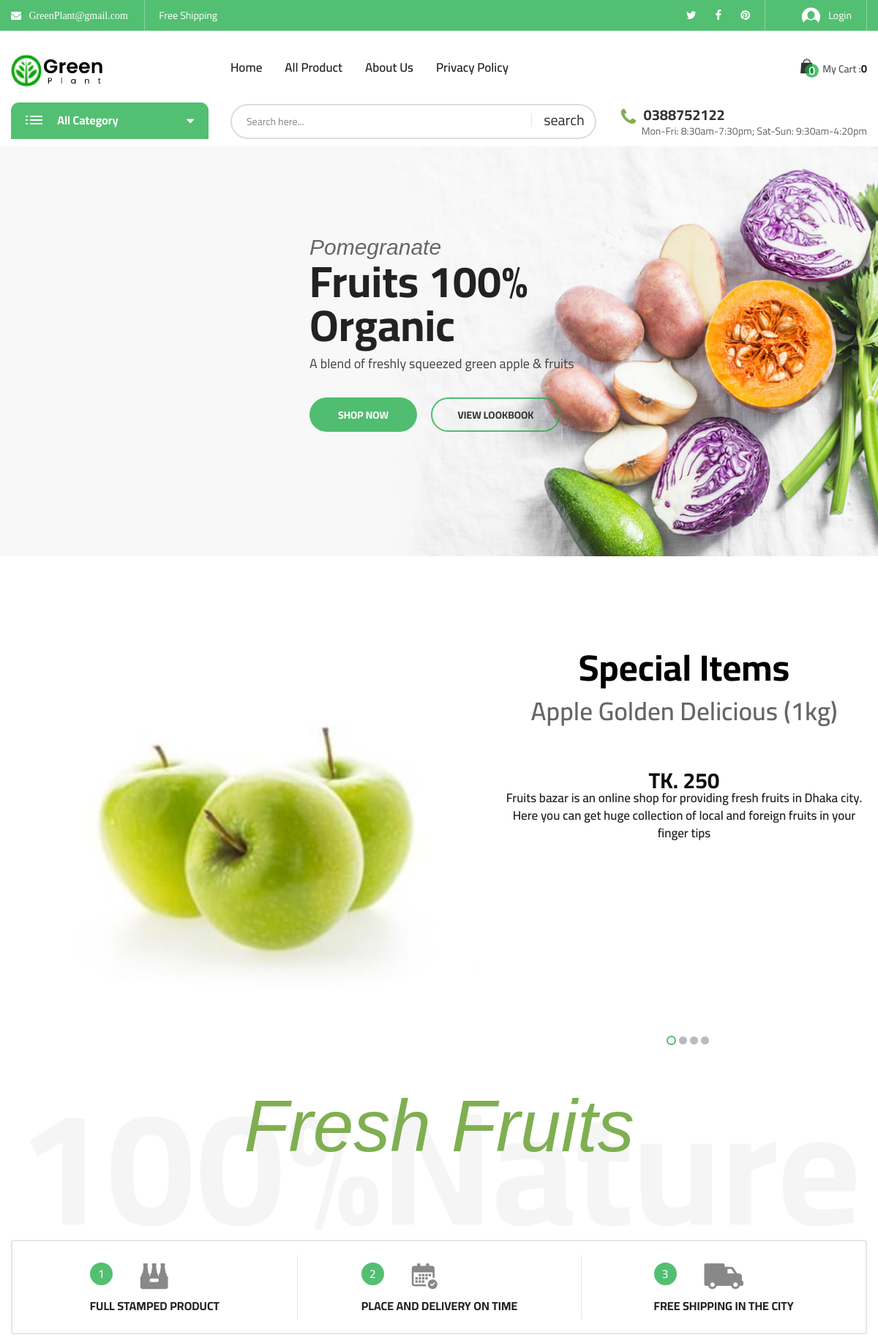
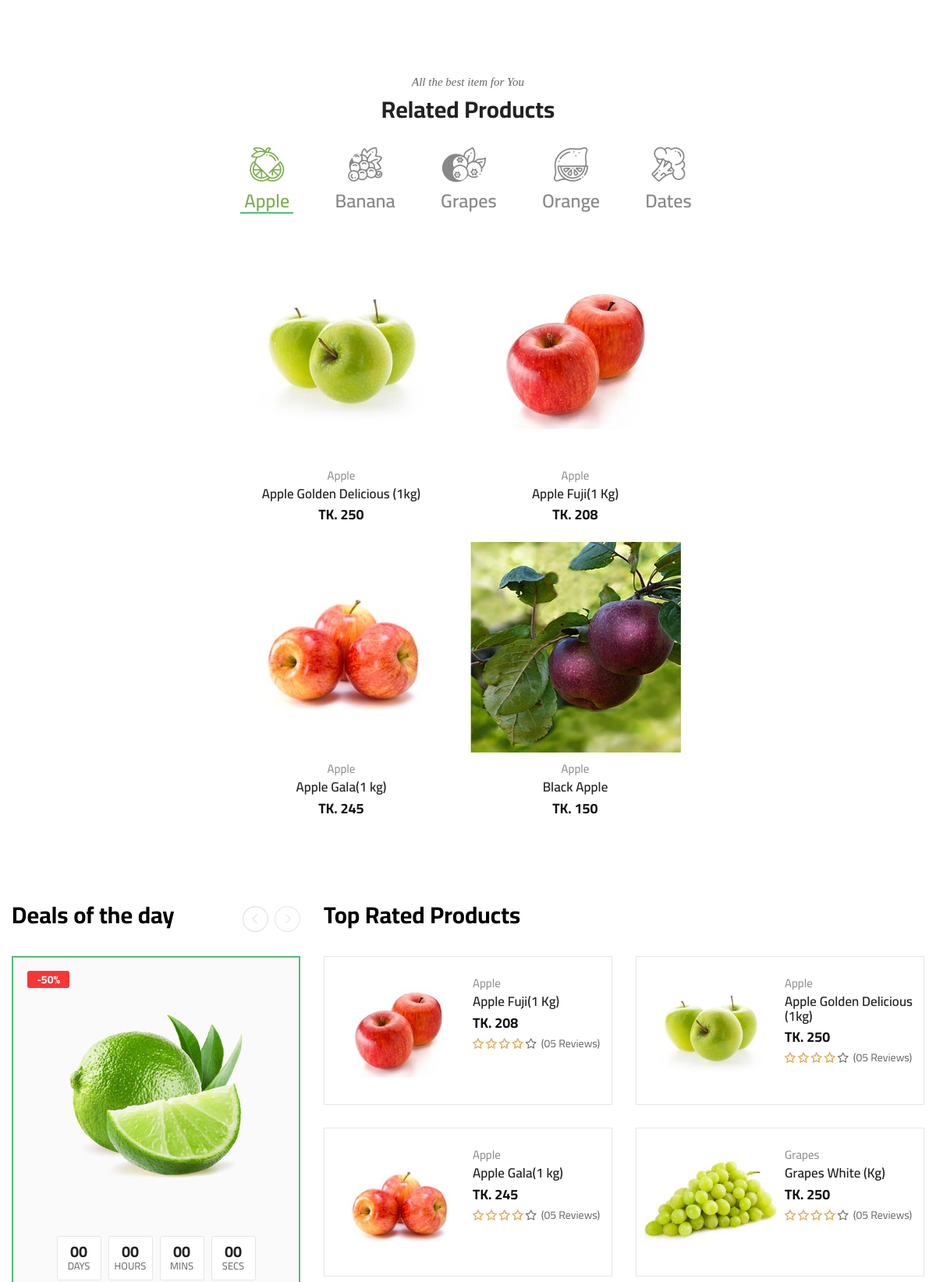
The page / (upper part) on the database its author committed (2 pictures, top to bottom).
### tables this page shows
CREATE TABLE `header_info` (
  `id` int(10) NOT NULL,
  `email` varchar(30) NOT NULL,
  `tweeter` varchar(500) NOT NULL,
  `fb_link` varchar(500) NOT NULL,
  `pinterest` varchar(500) NOT NULL,
  `phone` varchar(20) NOT NULL
);

CREATE TABLE `add_logo` (
  `id` int(10) NOT NULL,
  `img` varchar(200) NOT NULL
);

CREATE TABLE `slider` (
  `slider_id` int(11) NOT NULL,
  `first_line` varchar(255) NOT NULL,
  `second_line` varchar(255) NOT NULL,
  `third_line` varchar(255) NOT NULL,
  `btn_left` varchar(25) NOT NULL,
  `btn_right` varchar(25) NOT NULL,
  `slider_img` varchar(255) NOT NULL
);

### admin/class/adminback.php (called while the page is built, shortened)
<?php
class  adminback
{
    private $connection;
    function __construct()
    {
        $dbhost = "localhost";
        $dbuser = "root";
        $dbpass = "";
        $dbname = "ecommerce";
        $dbport = "3307";
        $this->connection = mysqli_connect($dbhost, $dbuser, $dbpass, $dbname, $dbport);
    }
    function display_links()
    {
        $query = "SELECT * FROM header_info";
        if (mysqli_query($this->connection, $query)) {
            $ctg_info = mysqli_query($this->connection, $query);
            return $ctg_info;
        }
    }
    function display_logo()
    {
        $query = "SELECT * FROM add_logo";
        if (mysqli_query($this->connection, $query)) {
            $pdt_info = mysqli_query($this->connection, $query);
            return $pdt_info;
        }
    }
    function SlideShow(){
        $query = "SELECT * FROM `slider`";
        if(mysqli_query($this->connection, $query)){
            $row = mysqli_query($this->connection, $query);
            return $row;
        }
    }
}

### includes/vertical_menu.php (the view, shortened to what this page needs)
<div class="vertical-menu vertical-category-block">
    <div class="block-title">
        <span class="menu-icon">
            <span class="line-1"></span>
            <span class="line-2"></span>
            <span class="line-3"></span>
        </span>
        <span class="menu-title">All Category</span>
        <span class="angle" data-tgleclass="fa fa-caret-down"><i class="fa fa-caret-up" aria-hidden="true"></i></span>
    </div>
</div>

### includes/header_top.php (shortened to what this page needs)
<?php
$obj= new adminback();
    $links = $obj->display_links();
?>
<div class="header-top bg-main hidden-xs">
            <div class="container">
                <div class="top-bar left">
                    <ul class="horizontal-menu">
                        <?php
                        while( $link = mysqli_fetch_assoc($links)){?>
                        <li>
                            <a class="fa fa-envelope" href="" > &nbsp;
                           <?php  echo $link['email'];  ?>
                          </a></li>
                        <li><a href="#">Free Shipping</a></li>
                    </ul>
                </div>
                <div class="top-bar right">
                    <ul class="social-list">
                        <li><a href="#<?php  echo $link['tweeter'];  ?>"><i class="fa fa-twitter" aria-hidden="true"></i></a></li>
                        <li><a href="#<?php  echo $link['fb_link'];  ?>"><i class="fa fa-facebook" aria-hidden="true"></i></a></li>
                        <li><a href="#<?php  echo $link['pinterest'];  ?>"><i class="fa fa-pinterest" aria-hidden="true"></i></a></li>
                               <?php } ?>
                    </ul>
                    <ul class="horizontal-menu">
                        <li><a href="user_login.php" class="login-link"><i class="biolife-icon icon-login"></i>
                        <?php
                        if(isset($_SESSION['username'])){
                            echo $_SESSION['username'];
                        }else{
                            echo "Login";
                        }
                        ?>
                        </a></li>
                    </ul>
                </div>
            </div>
        </div>

### includes/header_middle.php (shortened to what this page needs)
<?php
    $obj=new adminback();
   $logo_info = $obj->display_logo();
?>
<div class="header-middle biolife-sticky-object ">
    <div class="container">
        <div class="row">
            <div class="col-lg-3 col-md-2 col-md-6 col-xs-6">
                <a href="index.php" class="biolife-logo">
    <?php while($logo = mysqli_fetch_assoc( $logo_info)) {
        ?>
                    <img src="admin/uploads/<?php echo $logo['img']; ?>" alt="biolife logo" width="135" height="36">
                </a>
            <?php } ?>
            </div>
            <div class="col-lg-6 col-md-7 hidden-sm hidden-xs">
                <div class="primary-menu">
                    <ul class="menu biolife-menu clone-main-menu clone-primary-menu" id="primary-menu" data-menuname="main menu">
                        <li class="menu-item"><a href="index.php">Home</a></li>
                        <li class="menu-item"><a href="all_product.php">All Product</a></li>
                        <li class="menu-item"><a href="#">About Us</a></li>
                        <li class="menu-item"><a href="#">Privacy Policy </a></li>
                    </ul>
                </div>
            </div>
            <div class="col-lg-3 col-md-3 col-md-6 col-xs-6">
                <div class="biolife-cart-info">
                    <div class="minicart-block">
                        <div class="minicart-contain">
                            <a href="javascript:void(0)" class="link-to">
                                <span class="icon-qty-combine">
                                    <i class="icon-cart-mini biolife-icon"></i>
                                    <span class="qty">
                                        <?php
                                        if (isset($_SESSION['cart'])) {
                                            echo $_SESSION['cart_pdt_number'];
                                        } else {
                                            echo "0";
                                        }
                                        ?>
                                    </span>
                                </span>
                                <span class="title">My Cart :</span>
                                <span class="sub-total">
                                    <?php
                                    if (isset($_SESSION['cart'])) {
                                        echo $_SESSION['subtotal'];
                                    } else {
                                        echo "0";
                                    }
                                    ?></span>
                            </a>
                        </div>
                    </div>
                </div>
            </div>
        </div>
    </div>
</div>

### includes/header_bottom.php
<?php
$obj = new adminback();
$links = $obj->display_links();
$link = mysqli_fetch_assoc($links);
?>
<div class="header-bottom hidden-sm hidden-xs">
    <div class="container">
        <div class="row">
            <div class="col-lg-3 col-md-4">
                <?php
                include_once("vertical_menu.php")
                ?>
            </div>
            <div class="col-lg-9 col-md-8 padding-top-2px">
                <?php
                include_once("search_bar.php")
                ?>
                <div class="live-info">
                    <p class="telephone"><i class="fa fa-phone" aria-hidden="true"></i><b class="phone-number"> <?php echo $link['phone'] ?> </b></p>
                    <p class="working-time">Mon-Fri: 8:30am-7:30pm; Sat-Sun: 9:30am-4:20pm</p>
                </div>
            </div>
        </div>
    </div>
</div>

### includes/slider_main.php (shortened to what this page needs)
<div class="main-slide block-slider nav-change">
                <ul class="biolife-carousel" data-slick='{"arrows": true, "dots": false, "slidesMargin": 0, "slidesToShow": 1, "infinite": false, "speed": 800}' >
                <?php
                    $obj = new adminback();
                   $rows =  $obj->SlideShow();
                   while ($row = mysqli_fetch_assoc($rows)){
                ?>
                <li>
                        <div class="slide-contain slider-opt03__layout02 slide_animation type_02">
                            <div class="media background-geen-01" style="background-image: url('admin/uploads/<?php echo $row["slider_img"]?>');"></div>
                            <div class="text-content">
                                <i class="first-line"><?php echo $row['first_line']; ?></i>
                                <h3 class="second-line"> <?php echo $row['second_line']; ?> </h3>
                                <p class="third-line"><?php echo $row['third_line']; ?></p>
                                <p class="buttons">
                                    <a href="./all_product.php" class="btn btn-bold"><?php echo $row['btn_left']; ?></a>
                                    <a href="#" class="btn btn-thin"><?php echo $row['btn_right']; ?></a>
                                </p>
                            </div>
                        </div>
                    </li>
                    <?php
                         }
                    ?>
                </ul>
            </div>

### rows shown on the page
header_info: email "GreenPlant@gmail.com", phone "0388752122"
add_logo: img (picture)
slider: slider_img (picture), first_line "Pomegranate", second_line "Fruits 100% Organic", third_line "A blend of freshly squeezed green apple & fruits", btn_left "SHOP NOW", btn_right "VIEW LOOKBOOK"

### other values the page prints
$pdt_data['pdt_name'] "Apple Golden Delicious (1kg)"
$pdt_data['pdt_price'] "250"
$pdt_data['pdt_des'] "Fruits bazar is an online shop for providing fresh fruits in Dhaka city. Here you can get huge collection of local and foreign fruits in your finger tips"
$array_collum['0'] "Apple"
$array_collum['1'] "Banana"
$array_collum['2'] "Grapes"
$array_collum['3'] "Orange"
$array_collum['4'] "Dates"
$eight_pdt_ctg_one['ctg_name'] "Apple"
$eight_pdt_ctg_one['pdt_name'] "Apple Golden Delicious (1kg)"
$eight_pdt_ctg_one['pdt_price'] "250"
$eight_pdt_ctg_one['pdt_name'] "Apple Gala(1 kg)"
$eight_pdt_ctg_one['pdt_price'] "245"
$eight_pdt_ctg_one['pdt_name'] "Apple Fuji(1 Kg)"
$eight_pdt_ctg_one['pdt_price'] "208"
